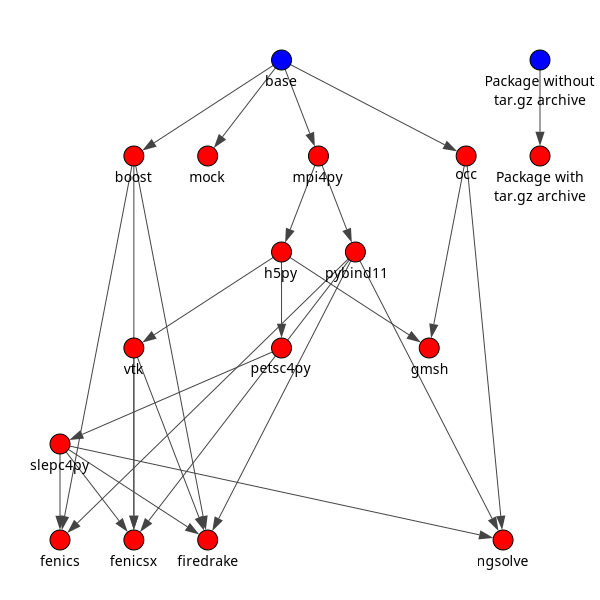

Write the Python code that produced this figure.
# Copyright (C) 2021-2026 by the FEM on Colab authors
#
# This file is part of FEM on Colab.
#
# SPDX-License-Identifier: MIT
"""Script to generate the dependency graph."""

import os
import igraph

dependencies = {
    "base": [],
    "boost": ["base"],
    "fenics": ["boost", "pybind11", "slepc4py"],
    "fenicsx": ["boost", "pybind11", "slepc4py", "vtk"],
    "firedrake": ["boost", "pybind11", "slepc4py", "vtk"],
    "gmsh": ["h5py", "occ"],
    "h5py": ["mpi4py"],
    "mock": ["base"],
    "mpi4py": ["base"],
    "ngsolve": ["occ", "pybind11", "slepc4py"],
    "occ": ["base"],
    "petsc4py": ["h5py"],
    "pybind11": ["mpi4py"],
    "slepc4py": ["petsc4py"],
    "vtk": ["h5py"]
}

g = igraph.Graph(directed=True)

package_to_vertex = dict()
g.add_vertices(len(dependencies) + 2)
for (i, package) in enumerate(dependencies.keys()):
    g.vs[i]["label"] = g.vs[i]["name"] = package
    if os.path.isfile(os.path.join("..", package, "build.sh")):
        g.vs[i]["color"] = "red"
    else:
        g.vs[i]["color"] = "blue"
    package_to_vertex[package] = i

for (package, dependencies_) in dependencies.items():
    for dependency in dependencies_:
        g.add_edges([(package_to_vertex[dependency], package_to_vertex[package])])

g.vs[len(dependencies)]["color"] = "blue"
g.vs[len(dependencies)]["label"] = g.vs[len(dependencies)]["name"] = "Package without\n tar.gz archive"
g.vs[len(dependencies) + 1]["color"] = "red"
g.vs[len(dependencies) + 1]["label"] = g.vs[len(dependencies) + 1]["name"] = "Package with\n tar.gz archive"
g.add_edges([(len(dependencies), len(dependencies) + 1)])


depths = dict()
for package in dependencies.keys():
    if package != "base":
        paths = g.get_all_simple_paths(v=package_to_vertex["base"], to=package_to_vertex[package], mode="out")
        depth = max([len(path) for path in paths])
        depths[package] = depth

layout = g.layout_reingold_tilford(root=[package_to_vertex["base"], len(dependencies)], mode="all")
for (i, package) in enumerate(dependencies.keys()):
    if package != "base":
        layout[i][1] = depths[package]
igraph.plot(g, "graph.png", layout=layout, margin=60, vertex_label_dist=1.5)
